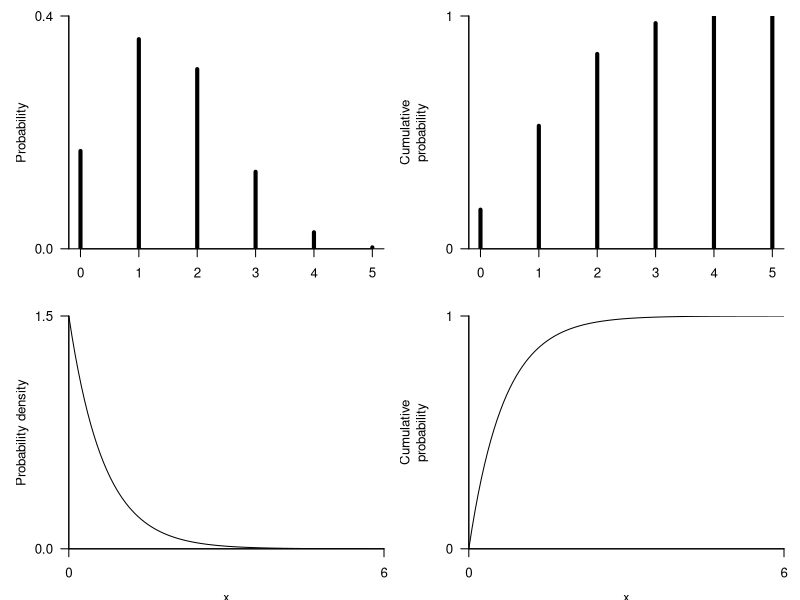
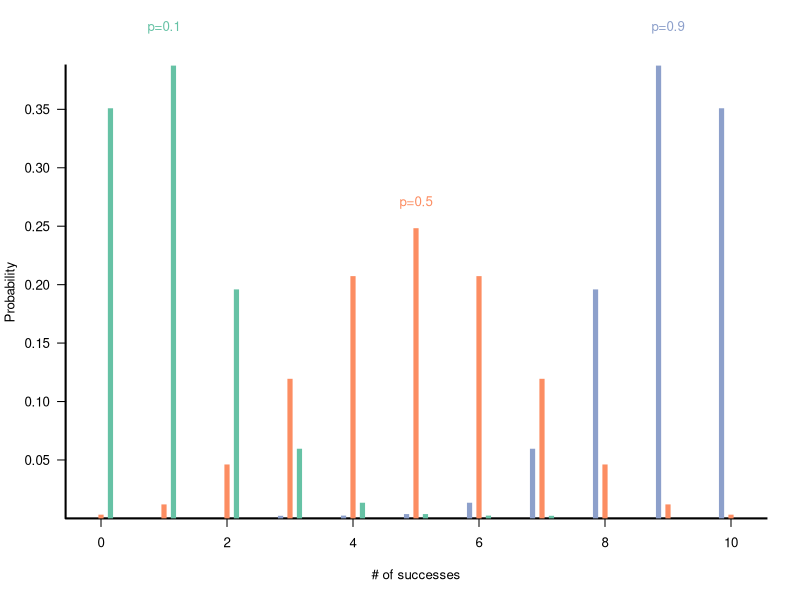
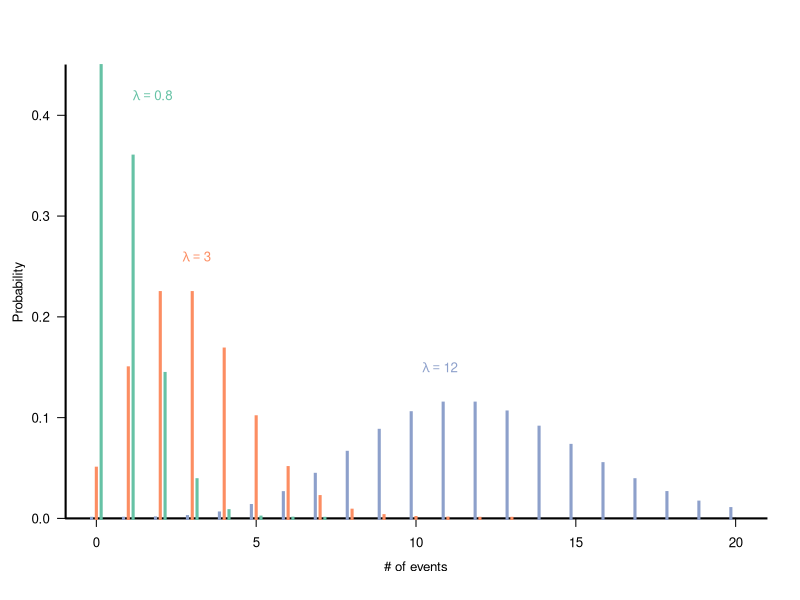
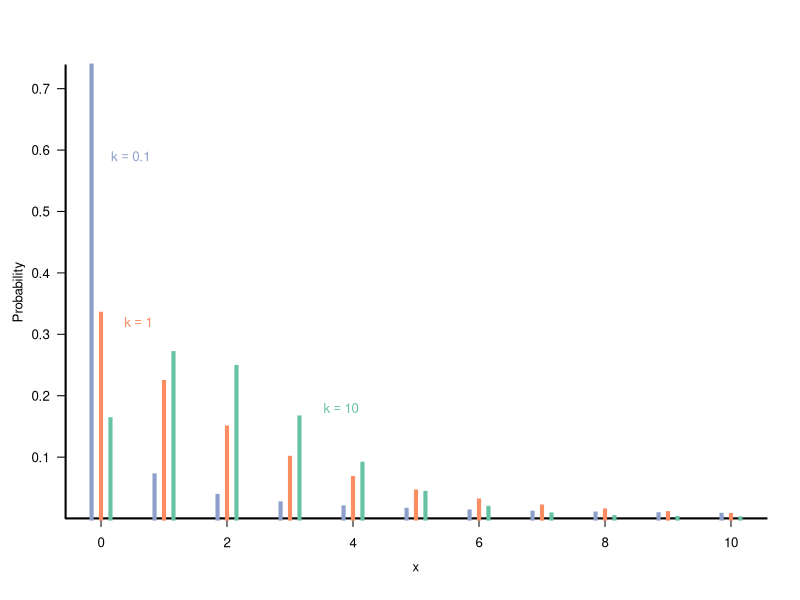
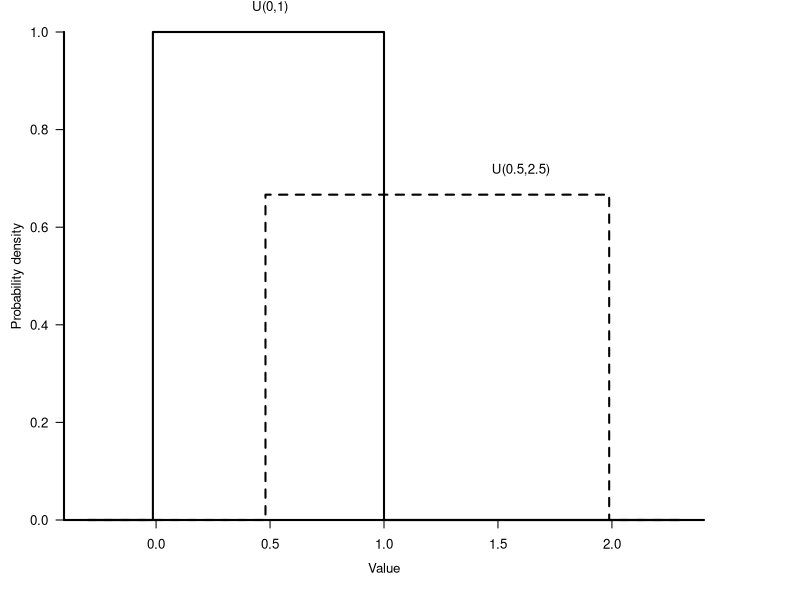
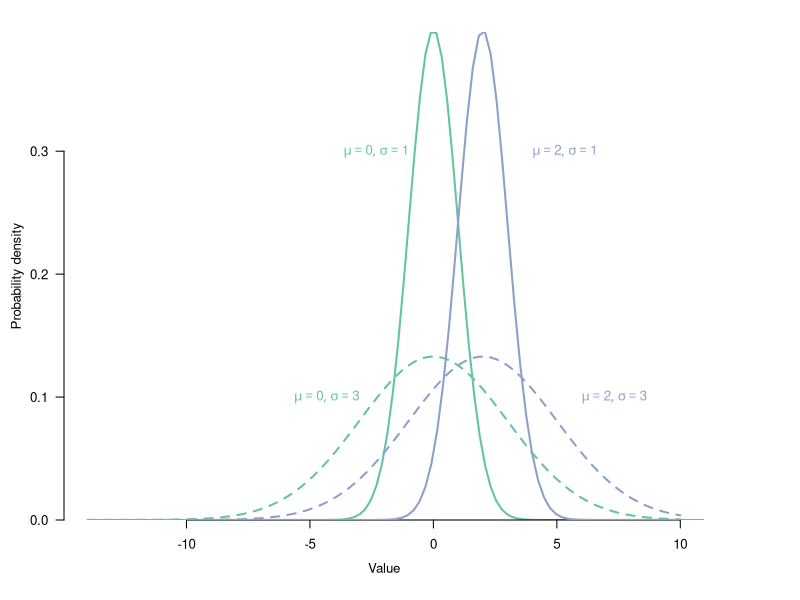
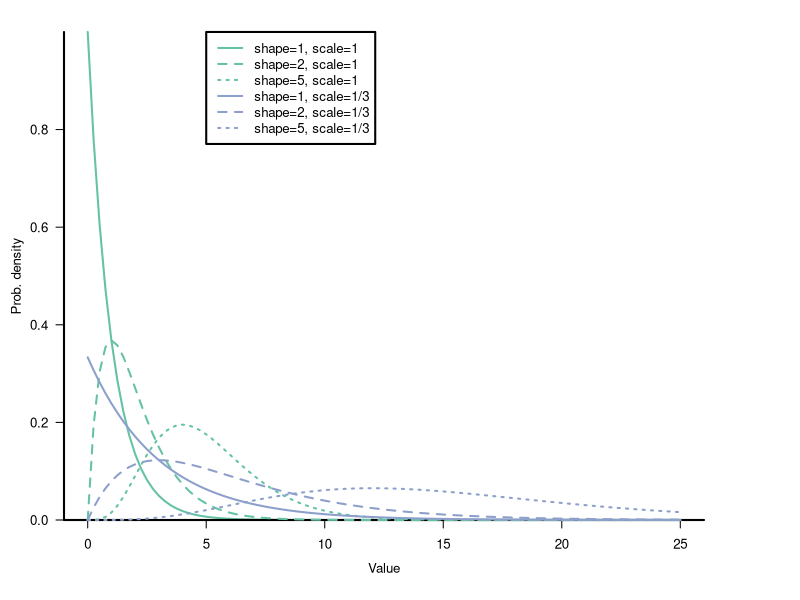
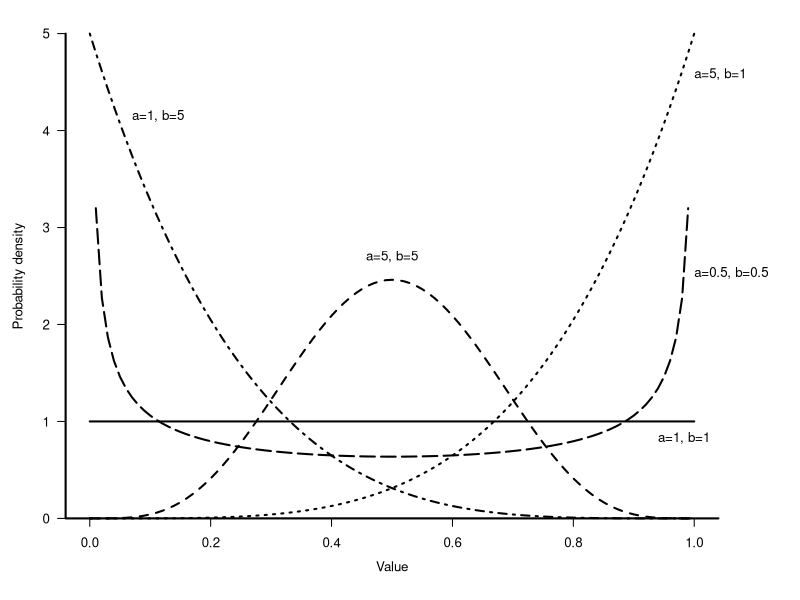

Write R code to recreate these figures, in order.
## ---- chunk 1
op=par(mfrow=c(2,2),mgp=c(2.5,1,0),mar=c(3.2,4.3,1,1),bty="l",las=1,
       cex=0.8,yaxs="i")
plot(0:5,dbinom(0:5,size=5,prob=0.3),
     main="",
     xlab="",
     ylab="Probability",type="h",lwd=4,
     axes=FALSE,ylim=c(0,0.4))
axis(side=1)
axis(side=2,at=c(0,0.4))

box()
plot(0:5,pbinom(0:5,size=5,prob=0.3),
     main="",type="h",lwd=4,
     xlab="",
     ylab="Cumulative\nprobability",ylim=c(0,1),axes=FALSE)
box()
axis(side=1)
axis(side=2,at=c(0,1))
curve(dexp(x,1.5),from=0,to=6,ylab="Probability density",
      main="",xaxs="i",yaxs="i",axes=FALSE,ylim=c(0,1.5))
axis(side=1,at=c(0,6))
axis(side=2,at=c(0,1.5))
box()
curve(pexp(x,1.5),from=0,to=6,ylab="Cumulative\nprobability",
      main="",xaxs="i",yaxs="i",axes=FALSE,ylim=c(0,1))
axis(side=1,at=c(0,6))
axis(side=2,at=c(0,1))
box()
par(op)
## ---- chunk 2
  multdiscplot = function(x,parvec,parname="prob",dfun="dbinom",col,
                          displ=0.2,xlab="x",ylab="Probability",lwd=7,axes=TRUE,...) {
    op = par(lend=2)
    tmpfun = function(p) {
      params = c(list(...),x=list(x),p=p)
      names(params)[length(params)]=parname
      do.call(dfun,params)
    }
    vals=sapply(parvec,tmpfun)
    n =length(parvec)
    xoff = seq(-displ*n/2,displ*n/2,length=n)
    plot(range(x)+range(xoff),range(vals),type="n",xlab=xlab,ylab=ylab,
         axes=axes)
    for (i in 1:length(parvec)) {
      points(x-xoff[i],vals[,i],col=col[i],type="h",lwd=lwd)
    }
    par(op)
  }

op <- par(lwd=2,cex=0.8,las=1,bty="l",mgp=c(3,1,0),yaxs="i")
## palette(gray((0:8)/8))
col_use <- c( #"#a6cee3","#1f78b4","#b2df8a")
#"#1b9e77",
#"#d95f02",
#"#7570b3")
"#66c2a5",
"#fc8d62",
"#8da0cb")
#multdiscplot(0:10,parvec=c(0.1,0.5,0.9),size=10,col=gray((0:3)/3),lwd=5,
#             xlab="# of successes",displ=0.1)
multdiscplot(0:10,parvec=c(0.1,0.5,0.9),size=10,col=col_use,lwd=5,
             xlab="# of successes",displ=0.1)
par(xpd=NA)
text(c(1,5,9),
     c(0.42,0.27,0.42),
     paste("p=",c(0.1,0.5,0.9),sep=""),
     col=col_use)
#     col=gray((0:3)/3))
#legend(2,0.5,paste("N=10, p=",c(0.1,0.5,0.9),sep=""),
#       lty=1,lwd=5,col=gray((0:3)/3))
par(xpd=TRUE)
par(op)
## ---- chunk 3
  multdiscplot = function(x,parvec,parname="prob",dfun="dbinom",col,
                          displ=0.2,xlab="x",ylab="Probability",lwd=7,axes=TRUE,...) {
    op = par(lend=2)
    tmpfun = function(p) {
      params = c(list(...),x=list(x),p=p)
      names(params)[length(params)]=parname
      do.call(dfun,params)
    }
    vals=sapply(parvec,tmpfun)
    n =length(parvec)
    xoff = seq(-displ*n/2,displ*n/2,length=n)
    plot(range(x)+range(xoff),range(vals),type="n",xlab=xlab,ylab=ylab,
         axes=axes)
    for (i in 1:length(parvec)) {
      points(x-xoff[i],vals[,i],col=col[i],type="h",lwd=lwd)
    }
    par(op)
  }

par(lwd=2,cex=0.8,las=1,bty="l",mgp=c(2.5,1,0),yaxs="i")
pvec = c(0.8,3,12)
col_use <- c( #"#a6cee3","#1f78b4","#b2df8a")
#"#1b9e77",
#"#d95f02",
#"#7570b3")
"#66c2a5",
"#fc8d62",
"#8da0cb")
multdiscplot(0:20,parvec=pvec,parname="lambda",
             dfun="dpois",col=col_use,lwd=3,
             xlab="# of events",displ=0.1)
## construct legend by hand
## legend(10,0.4,
##        c(expression(lambda==0.8),
##          expression(lambda==3),
##          expression(lambda==12)),
##        lwd=3,col=1:3,lty=1)
text(c(1.15,2.7,10.2),
     c(0.42,0.26,0.15),
        c(expression(lambda==0.8),
          expression(lambda==3),
          expression(lambda==12)),
     col=col_use,adj=0)
## ---- chunk 4
  multdiscplot = function(x,parvec,parname="prob",dfun="dbinom",col,
                          displ=0.2,xlab="x",ylab="Probability",lwd=7,axes=TRUE,...) {
    op = par(lend=2)
    tmpfun = function(p) {
      params = c(list(...),x=list(x),p=p)
      names(params)[length(params)]=parname
      do.call(dfun,params)
    }
    vals=sapply(parvec,tmpfun)
    n =length(parvec)
    xoff = seq(-displ*n/2,displ*n/2,length=n)
    plot(range(x)+range(xoff),range(vals),type="n",xlab=xlab,ylab=ylab,
         axes=axes)
    for (i in 1:length(parvec)) {
      points(x-xoff[i],vals[,i],col=col[i],type="h",lwd=lwd)
    }
    par(op)
  }

par(lwd=2,cex=0.8,las=1,bty="l",mgp=c(2.5,1,0),yaxs="i")
xvec = 0:10
pvec = c(10,1,0.1)
col_use <- c( #"#a6cee3","#1f78b4","#b2df8a")
#"#1b9e77",
#"#d95f02",
#"#7570b3")
"#66c2a5",
"#fc8d62",
"#8da0cb")
multdiscplot(xvec,parvec=pvec,
             dfun="dnbinom",
             mu=2,parname=c("size"),
             col=col_use,lwd=4,
             displ=0.1)
##legend(4,0.6,
text(c(3.53,0.37,0.16),
     c(0.18,0.32,0.59),
       c(expression(k==10),
         expression(k==1),
         expression(k==0.1)),
     adj=0,
     col=col_use,lty=1,lwd=3)

## ---- chunk 5
op <- par(lwd=2,cex=0.8,las=1,bty="l",yaxs="i")
par(mar=c(5,4,2,6))
curve(dunif(x,0,1),from=-0.3,to=2.3,
   xlab="Value",ylab="Probability density",
      axes=FALSE,type="S")
axis(side=2)
axis(side=1)
curve(dunif(x,0.5,2),add=TRUE,lty=2,type="S")
par(xpd=NA)
text(c(0.5,1.6),
     c(1.05,1/1.5+0.05),
     c("U(0,1)","U(0.5,2.5)"))
par(xpd=FALSE)
box()
par(op)
## ---- chunk 6
op <- par(lwd=2,cex=0.8,las=1,bty="l",yaxs="i")
col_use <- c( #"#a6cee3","#1f78b4","#b2df8a")
#"#1b9e77",
#"#d95f02",
#"#7570b3")
"#66c2a5",
"#fc8d62",
"#8da0cb")
par(mar=c(5,4,2,6))
curve(dnorm(x,0,1),from=-10,to=12,
   xlab="Value",ylab="Probability density",xlim=c(-14,10),
      axes=FALSE,col=col_use[1])
col2 = gray(0.7)
axis(side=2)
axis(side=1,at=seq(-10,10,by=5))
curve(dnorm(x,0,3),add=TRUE,col=col_use[1],lty=2)
curve(dnorm(x,2,1),add=TRUE,col=col_use[3],lty=1)
curve(dnorm(x,2,3),add=TRUE,col=col_use[3],lty=2)
par(xpd=NA)
#legend(5,0.4,
text(c(-1,-3),
     c(0.3,0.1),
     adj=1,
       c(expression(list(mu==0,sigma==1)),
         expression(list(mu==0,sigma==3))),
     col=col_use[1])
text(c(4,6),
     c(0.3,0.1),
     adj=0,
     c(expression(list(mu==2,sigma==1)),
       expression(list(mu==2,sigma==3))),
     col=col_use[3])
par(op)

## ---- chunk 7
op <- par(lwd=2,cex=0.8,las=1,bty="l")
cols = c("black","gray")
cols <- c( #"#a6cee3","#1f78b4","#b2df8a")
#"#1b9e77",
#"#d95f02",
#"#7570b3")
"#66c2a5",
#"#fc8d62",
"#8da0cb")
curve(dgamma(x,1,1),from=1e-4,to=25,
   xlab="Value",ylab="Prob. density",col=cols[1])
curve(dgamma(x,2,1),add=TRUE,col=cols[1],lty=2,from=0)
curve(dgamma(x,5,1),add=TRUE,col=cols[1],lty=3,from=0)
curve(dgamma(x,1,1/3),add=TRUE,col=cols[2],lty=1,from=0)
curve(dgamma(x,2,1/3),add=TRUE,col=cols[2],lty=2,from=0)
curve(dgamma(x,5,1/3),add=TRUE,col=cols[2],lty=3,from=0)
par(xpd=NA)
legend(5,1,
       paste("shape=",c(1,2,5,1,2,5),", scale=",
             rep(c("1","1/3"),c(3,3)),sep=""),
       col=rep(cols,each=3),lty=rep(1:3,2))
par(op)

## ---- chunk 8
op <- par(lwd=2,cex=0.8,las=1,bty="l",yaxs="i",mgp=c(2.5,1,0),
          mar=c(5,4,2,5)+0.1)
curve(dbeta(x,1,1),from=0,to=1,
   xlab="Value",ylab="Probability density",lty=1,
      ylim=c(0,5))
curve(dbeta(x,5,5),add=TRUE,from=0,to=1,col=1,lty=2)
curve(dbeta(x,5,1),add=TRUE,from=0,to=1,col=1,lty=3)
curve(dbeta(x,1,5),add=TRUE,from=0,to=1,col=1,lty=4)
curve(dbeta(x,0.5,0.5),add=TRUE,from=0,to=1,col=1,lty=5)
par(xpd=NA)
text(0.07,4.15,c("a=1, b=5"),adj=0)
text(0.5,2.7,c("a=5, b=5"))
text(c(1,1,0.94),
     c(4.58,2.53,0.83),
     c("a=5, b=1",
       "a=0.5, b=0.5",
       "a=1, b=1"),
     adj=0)
par(xpd=FALSE)
par(op)

## ---- chunk 9
par(lwd=2,cex=0.8,las=1,bty="l")
cols <- c( #"#a6cee3","#1f78b4","#b2df8a")
#"#1b9e77",
#"#d95f02",
#"#7570b3")
"#66c2a5",
#"#fc8d62",
"#8da0cb")
curve(dlnorm(x,0,0.5),from=0,to=12,
   xlab="Value",ylab="Probability density",n=300,lty=2,
      ylim=c(0,2),col=cols[1])
curve(dlnorm(x,0,1),add=TRUE,col=cols[1],lty=3,n=300,from=0)
curve(dlnorm(x,0,0.2),add=TRUE,col=cols[1],lty=1,n=500,from=0)
curve(dlnorm(x,2,0.5),add=TRUE,col=cols[2],lty=2,from=0)
curve(dlnorm(x,2,1),add=TRUE,col=cols[2],lty=3,from=0)
curve(dlnorm(x,2,0.2),add=TRUE,col=cols[2],lty=1,from=0)
legend(3,2,
       c(expression(paste(mu[log]==0,", ",sigma[log]==0.2)),
         expression(paste(mu[log]==0,", ",sigma[log]==0.5)),
         expression(paste(mu[log]==0,", ",sigma[log]==1)),
         expression(paste(mu[log]==2,", ",sigma[log]==0.2)),
         expression(paste(mu[log]==2,", ",sigma[log]==0.5)),
         expression(paste(mu[log]==2,", ",sigma[log]==1))),
       col=rep(cols,each=3),lty=rep(1:3,2))

